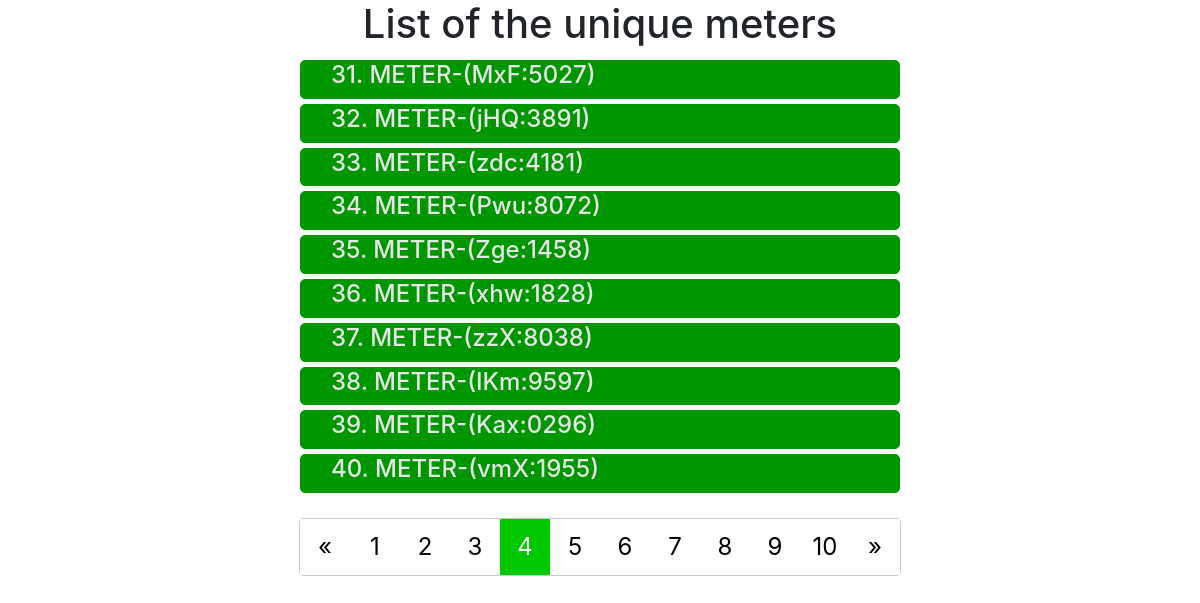
The page /meters?page=4 on the database its author committed.
### database.py (models this page shows, shortened)
class Meter(db.Model):
    __tablename__ = "meters"
    id = db.Column(db.Integer, primary_key=True)
    label = db.Column(db.String)
    def __repr__(self):
        return f"{self.id} - {self.label}"

### api/meter.py (the view)
@meter_routes.route("/meters", methods=["GET"])
def get_meters_list():
    page = request.args.get("page", default=1, type=int)
    per_page = request.args.get("per_page", default=10, type=int)
    query = Meter.query.paginate(page=page, per_page=per_page)
    meters = query.items
    print(meters)
    return render_template(
        "meter.html",
        title="Coding Challenge 1",
        meters=meters,
        page=page,
        pages=query.pages,
        next_num=query.next_num,
        prev_num=query.prev_num,
        has_prev=query.has_prev,
        has_next=query.has_next,
    )

### templates/meter.html
{% extends 'base.html' %}
{% block content %}
<div class="heading">
    <h1 class="center">List of the unique meters</h1>
</div>
<div class="display-box">
    {% for meter in meters %}
    <div class="card">
        <a href='/meters/{{ meter["id"] }}' target="_blank">
            <h2>{{ meter["id"] }}. {{ meter["label"] }}</h2>
        </a>
    </div>
    {% endfor %}
</div>
<div class="buttons-align">
    <div class="pagination">
        {% if has_prev %}
        <a href="/meters?page={{prev_num}}"> &laquo; </a>
        {% else %}
        <a href="" disabled> &laquo; </a>
        {% endif %}
        {% for num in range(1, pages + 1) %}
        {% if num == page %}
        <a href="/meters?page={{num}}" class="active">{{num}}</a>
        {% else %}
        <a href="/meters?page={{num}}">{{num}}</a>
        {% endif %}
        {% endfor %}
        {% if has_next %}
        <a href="/meters?page={{next_num}}"> &raquo; </a>
        {% else %}
        <a href="" disabled> &raquo; </a>
        {% endif %}
    </div>
</div>
{% endblock %}

### static/style.css (style rules this page uses)
:root { --big_font: 24px; --small_font: 16px; --dark_green: rgb(0, 150, 0); --light_green: rgb(0, 200, 0); --box-size: 50px; }
a { text-decoration: none !important; }
.center { text-align: center; }
.display-box { margin-top: 1%; }
h2 { font-size: var(--big_font); color: rgb(230, 230, 230); }
.card { background: var(--dark_green); margin: 5px auto; border: 1px var(--dark_green) solid; padding-left: 30px; width: 40%; min-width: 600px; border-radius: 5px; }
.buttons-align { display: flex; justify-content: center; }
.pagination { margin: 20px auto; border: 1px rgb(200, 200, 200) solid; display: flex; justify-content: center; }
.pagination a { border-radius: 1px; background: white; width: auto; min-width: var(--box-size); height: auto; text-align: center; font-size: var(--big_font); color: black; padding: 10px 10px; margin: auto auto; }
.pagination a.active { border-radius: 1px; background: var(--light_green); width: auto; min-width: var(--box-size); height: auto; text-align: center; font-size: var(--big_font); color: white; padding: auto 10px; margin: auto auto; }

### rows shown on the page
Meter: id "31", label "METER-(MxF:5027)"
Meter: id "32", label "METER-(jHQ:3891)"
Meter: id "33", label "METER-(zdc:4181)"
Meter: id "34", label "METER-(Pwu:8072)"
Meter: id "35", label "METER-(Zge:1458)"
Meter: id "36", label "METER-(xhw:1828)"
Meter: id "37", label "METER-(zzX:8038)"
Meter: id "38", label "METER-(IKm:9597)"
Meter: id "39", label "METER-(Kax:0296)"
Meter: id "40", label "METER-(vmX:1955)"

### other values the page prints
{{ num }} "1" "2" "3" "5" "6" "7" "8" "9" "10"
{{ num }} "4"
